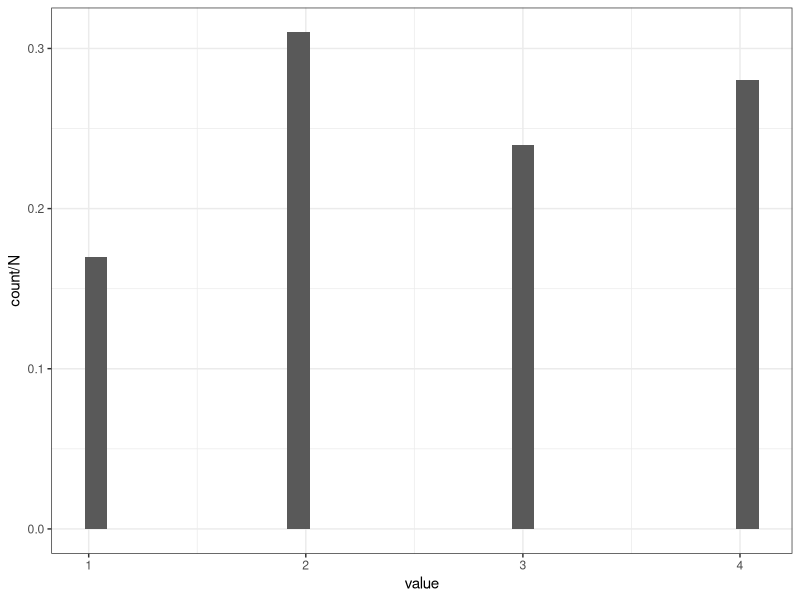
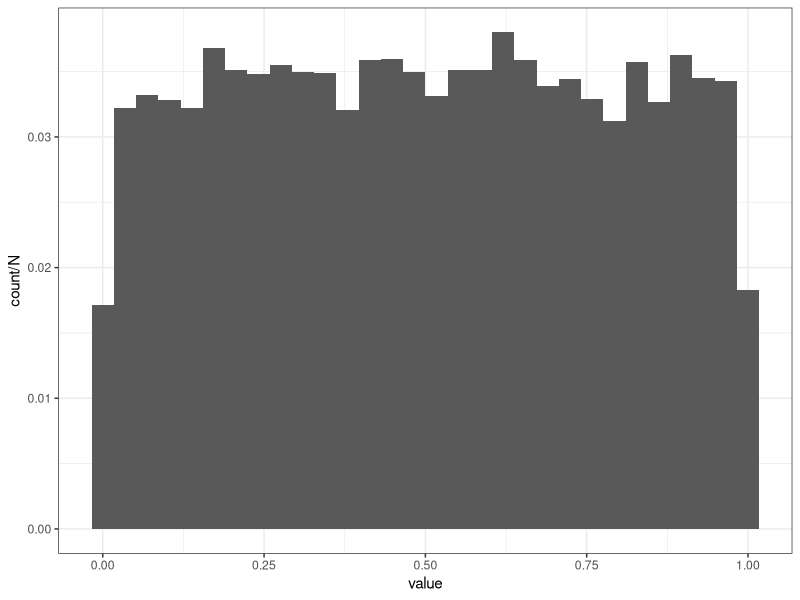
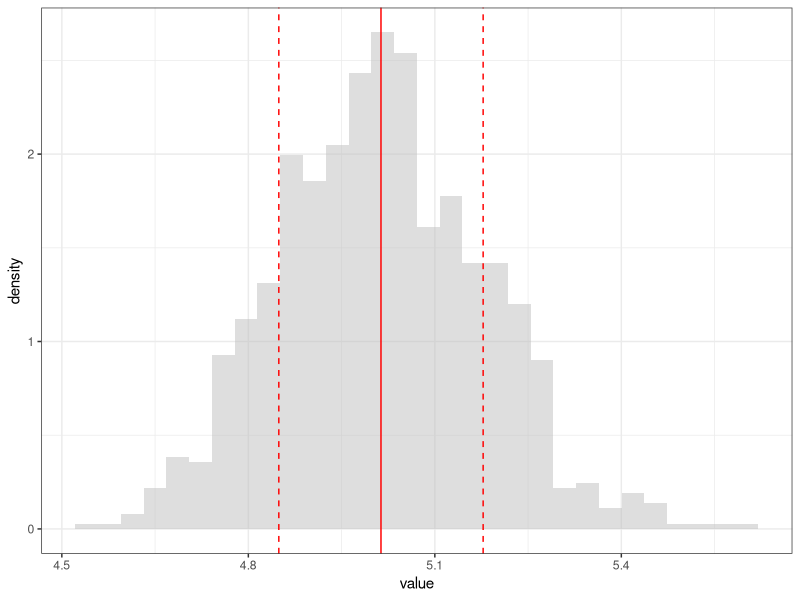
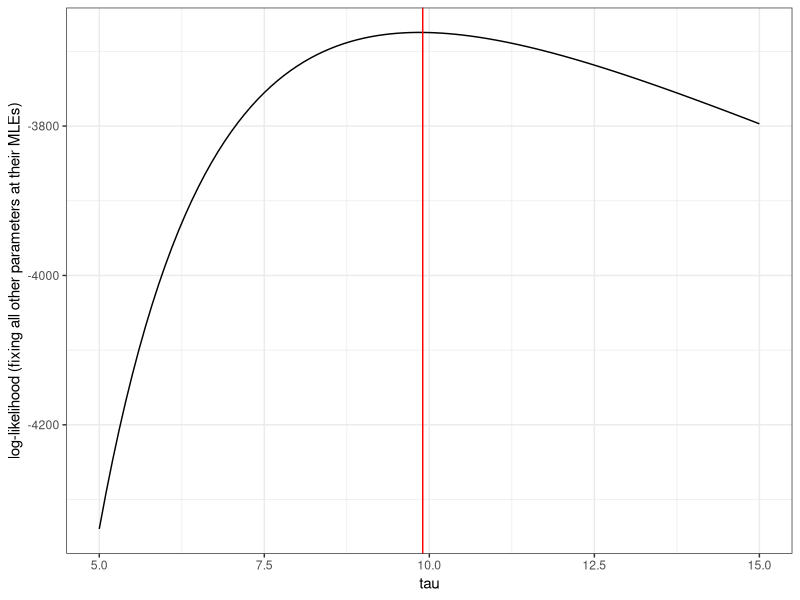
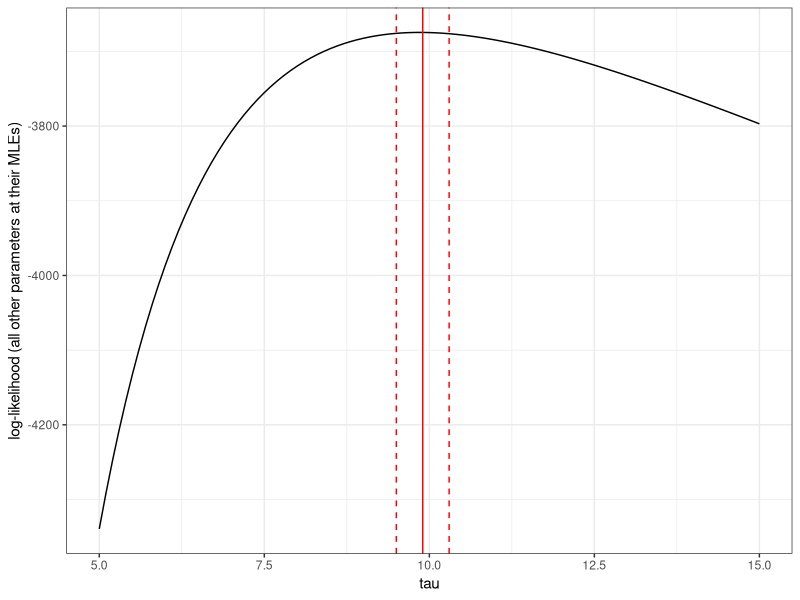

Write the R code that produced these figures, in order.
## ---- chunk 1
library(tidyverse)
theme_set(theme_bw())
### see other themes here: https://ggplot2.tidyverse.org/reference/ggtheme.html
## ---- chunk 2
N <- 100 # = number of experiments (realizations)
realizations_N_die_rolls <- sample(c(1,2,3,4), 
                                   size = N, 
                                   prob = c(0.2,0.3,0.25,0.25), 
                                   replace = T)
realizations_N_die_rolls

realizations_N_die_rolls <- data.frame(value = realizations_N_die_rolls)
ggplot(realizations_N_die_rolls, 
       aes(x = value, y = ..count../N)) + geom_histogram()
## ---- chunk 3
N <- 10000
realizations_N_uniform <- runif(n = N, min = 0, max = 1)

realizations_N_uniform <- data.frame(value = realizations_N_uniform)
ggplot(realizations_N_uniform, aes(x = value, y = ..count../N)) + geom_histogram()
## ---- chunk 4
bernouli <- function(p, n){
  return(sample(c(0,1), size = n, prob = c(1-p, p), replace = T))
}

bernouli(0.1, 100) ### 100 realizations of a Bernouli(p = 0.1) RV
## ---- chunk 5
runif(n = 10, min = -1, max = 1) 
## simulates n = 10 realizations of a Uniform(-1,1) RV

rnorm(n = 100, mean = 0, sd = 1) 
## simulates n = 100 realizations of a Normal(mean = 0, variance = 1) RV
## sd stands for standard deviation, and is the sqrt of the variance
## ---- chunk 6
X <- rnorm(n = 20, mean = 0, sd = 1) 
X^2 + 6
## ---- chunk 7
exponential_MLE <- function(n = 1000, lambda = 5){
  data <- rexp(n, rate = lambda)
  return(1/mean(data)) ### this is our maximum likelihood estimator
}

exponential_MLE()

estimator <- c()
N <- 1000 ### number of n=100 exponential draws

for (i in 1:N){
  estimator[i] <- exponential_MLE(n = 1000)
}

estimator <- data.frame(value = estimator)

ggplot(estimator, aes(x = value)) +  geom_histogram(aes(y = ..density..), 
                                                    fill = "gray", alpha = 0.5) + 
  geom_vline(xintercept = mean(estimator$value), color = "red") +
  geom_vline(xintercept = mean(estimator$value) - sd(estimator$value), 
             color = "red", linetype = "dashed") +
  geom_vline(xintercept = mean(estimator$value) + sd(estimator$value), 
             color = "red", linetype = "dashed")
## ---- chunk 8
data <- c(rnorm(n = 0.1*1000, mean = 0, sd = 1),
          rnorm(n = 0.9*1000, mean = 10, sd = 10))

return_LL_at_given_set_parameters <- function(parameters){
  # parameters is a vector with values at which evaluate the likelihood
  # contains value for normal means and standard deviations
  
  likelihood_each_observation <- 
    0.1*dnorm(data, mean = parameters$mean1, sd = parameters$sd1) +
    0.9*dnorm(data, mean = parameters$mean2, sd = parameters$sd2) 
  # this is the prob. dist of the data, but will look different depending on the application
  
  LL_at_given_theta <- sum(log((likelihood_each_observation)))
  return(LL_at_given_theta)
}

LL <- c()
values_to_test <- expand.grid(mean1 = c(-0.5,-0.1,0,0.1,0.5),
                              mean2 = seq(-20,20,by=0.5),
                              sd1 = 1, sd2 = seq(5,15,by=0.1))

for (i in 1:nrow(values_to_test)){
  parameters <- as.data.frame(values_to_test[i,])
  LL[i] <- return_LL_at_given_set_parameters(parameters)
}

log_likelihood <- 
  as.data.frame(cbind(LL, values_to_test)) %>% subset(is.finite(LL))

### returns which parameters gave rise to max likelihood
MLE <- log_likelihood %>% subset(LL == max(LL)); MLE

log_likelihood %>% subset(mean1 == MLE$mean1 & 
                         mean2 == MLE$mean2 & sd1 == MLE$sd1) %>%
ggplot(aes(x = sd2, y = LL)) + geom_line() +
  geom_vline(xintercept = MLE$sd2, color = "red") + 
  labs(x = "tau", 
       y = "log-likelihood (fixing all other parameters at their MLEs)")

## this shows the *profile* likelihood, a slice of the full likelihood
## mu, sigma, and nu are fixed at their MLEs
## ---- chunk 9
likelihood_at_null <- log_likelihood %>% 
  subset(mean1 == 0 & mean2 == 10 & sd1 == 1 & sd2 == 10)

test_statistic <- -2*(likelihood_at_null$LL - MLE$LL) 
test_statistic ### realized value of the likelihood ratio test statistic

pchisq(test_statistic, df = 1, lower.tail = FALSE)
### if p < 0.05, then we reject H0; otherwise, we fail to reject H0
## ---- chunk 10
likelihood_at_null <- log_likelihood %>% 
  subset(mean1 == 0 & mean2 == 10 & sd1 == 1 & sd2 == 5)

test_statistic <- -2*(likelihood_at_null$LL - MLE$LL) 
test_statistic ### realized value of the likelihood ratio test statistic

pchisq(test_statistic, df = 1, lower.tail = FALSE)
### if p < 0.05, then we reject H0; otherwise, we fail to reject H0
## ---- chunk 11
cutoff <- qchisq(0.95,df=1)/2 
# cutoff for admissible values based on 95%-ile for a chi-squared dist df=1

log_likelihood %>% subset(mean1 == MLE$mean1 & 
                         mean2 == MLE$mean2 & sd1 == MLE$sd1) -> LL_plot

LL_plot %>% subset(abs(LL - MLE$LL) < cutoff) -> values_inconfidence_interval

c(min(values_inconfidence_interval$sd2),
  max(values_inconfidence_interval$sd2)) ### confidence interval!

LL_plot %>% ggplot(aes(x = sd2, y = LL)) + geom_line() +
  geom_vline(xintercept = MLE$sd2, color = "red") +
  geom_vline(xintercept = min(values_inconfidence_interval$sd2), 
              color = "red", linetype = "dashed") +
   geom_vline(xintercept = max(values_inconfidence_interval$sd2), 
              color = "red", linetype = "dashed") +
  labs(x = "tau", y = "log-likelihood (all other parameters at their MLEs)")
## ---- chunk 12
data <- rnorm(100, mean = 0, sd = 1) # change mean to 0.25, 0.3
t.test(data, mu = 0.25, conf.level = 0.01)
## ---- chunk 13
obs1 <- rnorm(100, mean = 0, sd = 1)
obs2 <- rnorm(1000, mean = 1, sd = 1) # note difference in sample size

t.test(obs1, obs2)

### alternatively, one can use the following syntax:

data <- as.data.frame(rbind(cbind(obs = obs1, ID = 1), 
                            cbind(obs = obs2, ID = 2)))

t.test(obs~ID, data) ### the syntax will be the same for linear models!
# anova(lm(obs~ID, data))
